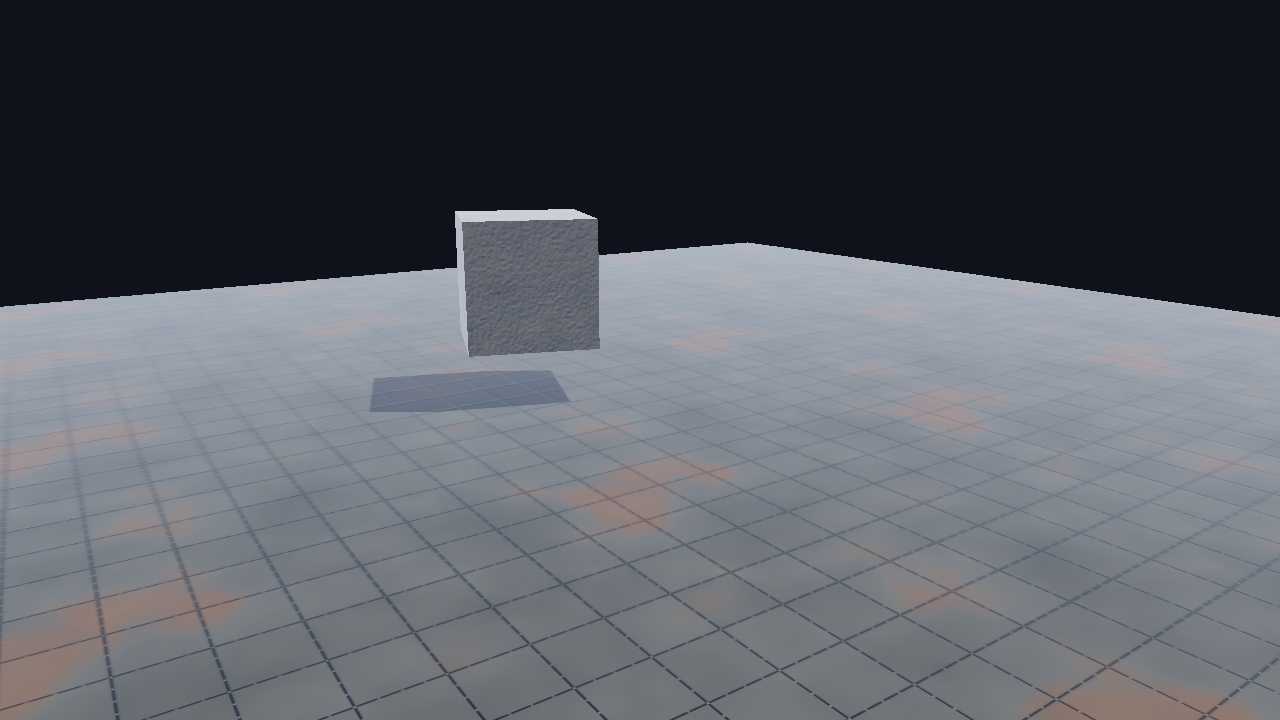
#> input picture specs/004-quality-renderer/evidence/t056/09-transmission-reference.png, 1280 x 720 px
$ python make_crops.py
#> lines starting #> are read from the running program, lines starting #| are printed output that depends on the picture
#!/usr/bin/env python3
"""Regenerate the T056 B-3..B-6 review crops from the committed frames.

Requires Pillow (12.3.0 on the authoring host, the same pin the content
toolchain records). The PNGs themselves are committed; this script only rebuilds
the 2x/4x nearest-neighbour comparisons so a reviewer can see the claim without
zooming the full frame. Run from the repository root:

    py -3 specs/004-quality-renderer/evidence/t056/tools/make_crops.py
"""
import os

from PIL import Image, ImageDraw

HERE = os.path.dirname(os.path.abspath(__file__))
EVID = os.path.abspath(os.path.join(HERE, ".."))
CROPS = os.path.join(EVID, "crops")


def labelled_pair(left, right, label_left, label_right, rect, scale, name):
#> called with left = '09-transmission-reference.png', right = '05-transmissive-environment.png', label_left = 'reference (no glass)', label_right = 'glass: thin-slab refraction', rect = (500, 120, 760, 450), scale = 2, name = 'glass-refraction-2x.png'
    a = Image.open(os.path.join(EVID, left)).convert("RGB").crop(rect)
    b = Image.open(os.path.join(EVID, right)).convert("RGB").crop(rect)
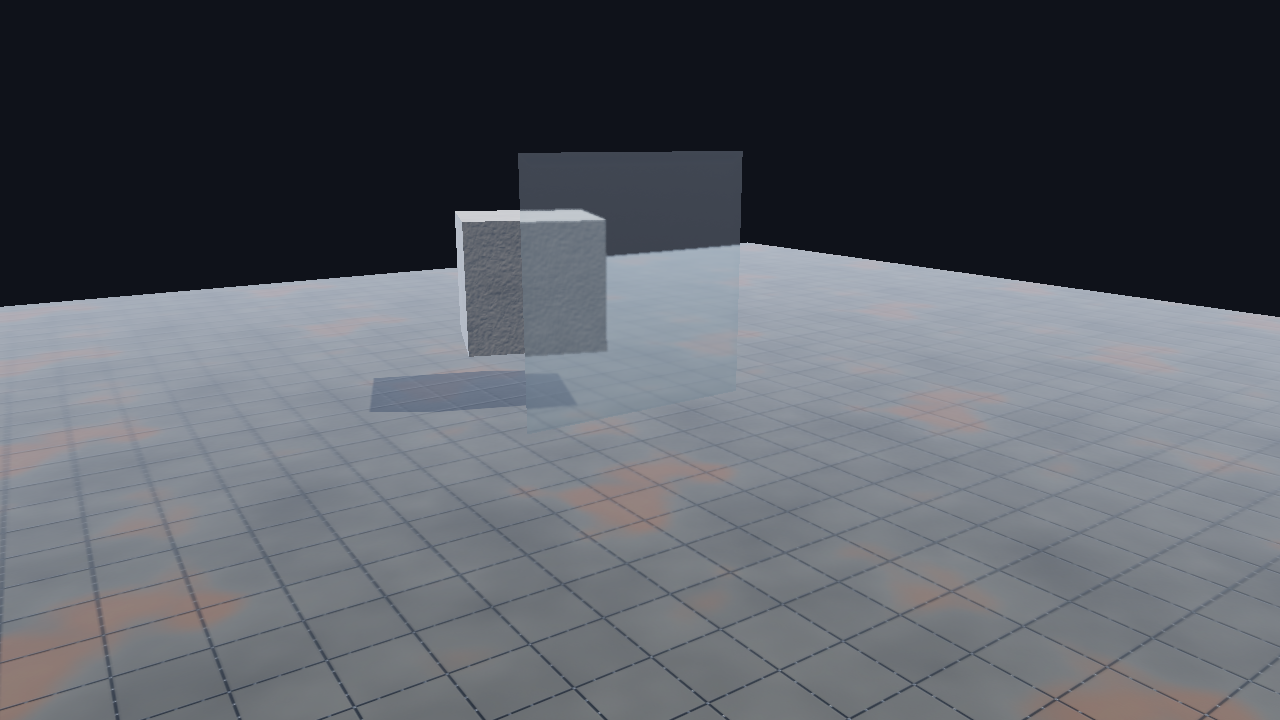
#> input picture specs/004-quality-renderer/evidence/t056/05-transmissive-environment.png, 1280 x 720 px
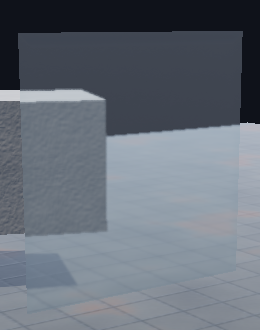
#> b: PIL image 260x330 RGB; mean R, G, B 102.9, 110.5, 121
    w, h = a.size
#> w = 260; h = 330
    a = a.resize((w * scale, h * scale), Image.NEAREST)
#> a: PIL image 520x660 RGB
    b = b.resize((w * scale, h * scale), Image.NEAREST)
#> b: PIL image 520x660 RGB
    bar = 22
    canvas = Image.new("RGB", (a.width + b.width + 8, a.height + bar),
                       (18, 18, 20))
    canvas.paste(a, (0, bar))
    canvas.paste(b, (a.width + 8, bar))
    draw = ImageDraw.Draw(canvas)
    draw.text((4, 5), label_left, fill=(220, 230, 240))
    draw.text((a.width + 12, 5), label_right, fill=(220, 230, 240))
    canvas.save(os.path.join(CROPS, name))
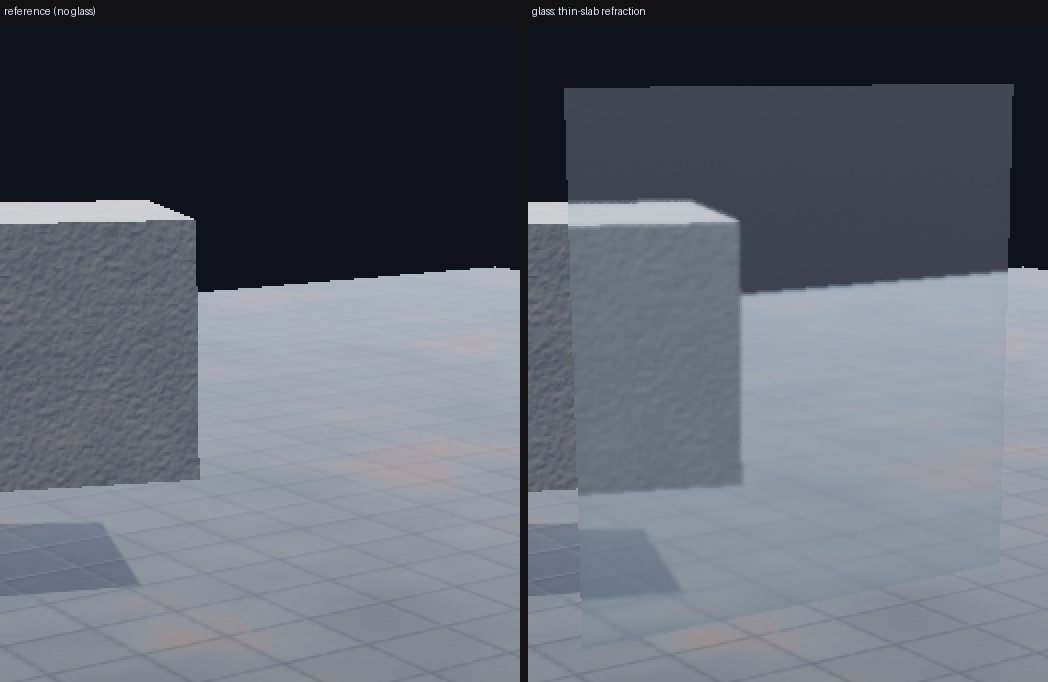
#> saved as glass-refraction-2x.png: PIL image 1048x682 RGB; mean R, G, B 95.4, 101.5, 111
    print("wrote", name, canvas.size)
#| wrote glass-refraction-2x.png (1048, 682)


def single(path, rect, scale, name, label):
    im = Image.open(os.path.join(EVID, path)).convert("RGB").crop(rect)
    w, h = im.size
    im = im.resize((w * scale, h * scale), Image.NEAREST)
    canvas = Image.new("RGB", (im.width, im.height + 20), (18, 18, 20))
    canvas.paste(im, (0, 20))
    ImageDraw.Draw(canvas).text((4, 4), label, fill=(220, 230, 240))
    canvas.save(os.path.join(CROPS, name))
    print("wrote", name, canvas.size)


def main():
    os.makedirs(CROPS, exist_ok=True)
    labelled_pair(
        "09-transmission-reference.png", "05-transmissive-environment.png",
        "reference (no glass)", "glass: thin-slab refraction",
        (500, 120, 760, 450), 2, "glass-refraction-2x.png")
    labelled_pair(
        "03-moving-frame-1.png", "04-moving-frame-8.png",
        "frame 1 (pose A)", "frame 8 (pose B)",
        (830, 140, 1030, 470), 2, "skinned-pose-2x.png")
#> call 2 of labelled_pair, with left = '03-moving-frame-1.png', right = '04-moving-frame-8.png', label_left = 'frame 1 (pose A)', label_right = 'frame 8 (pose B)', rect = (830, 140, 1030, 470), scale = 2, name = 'skinned-pose-2x.png'
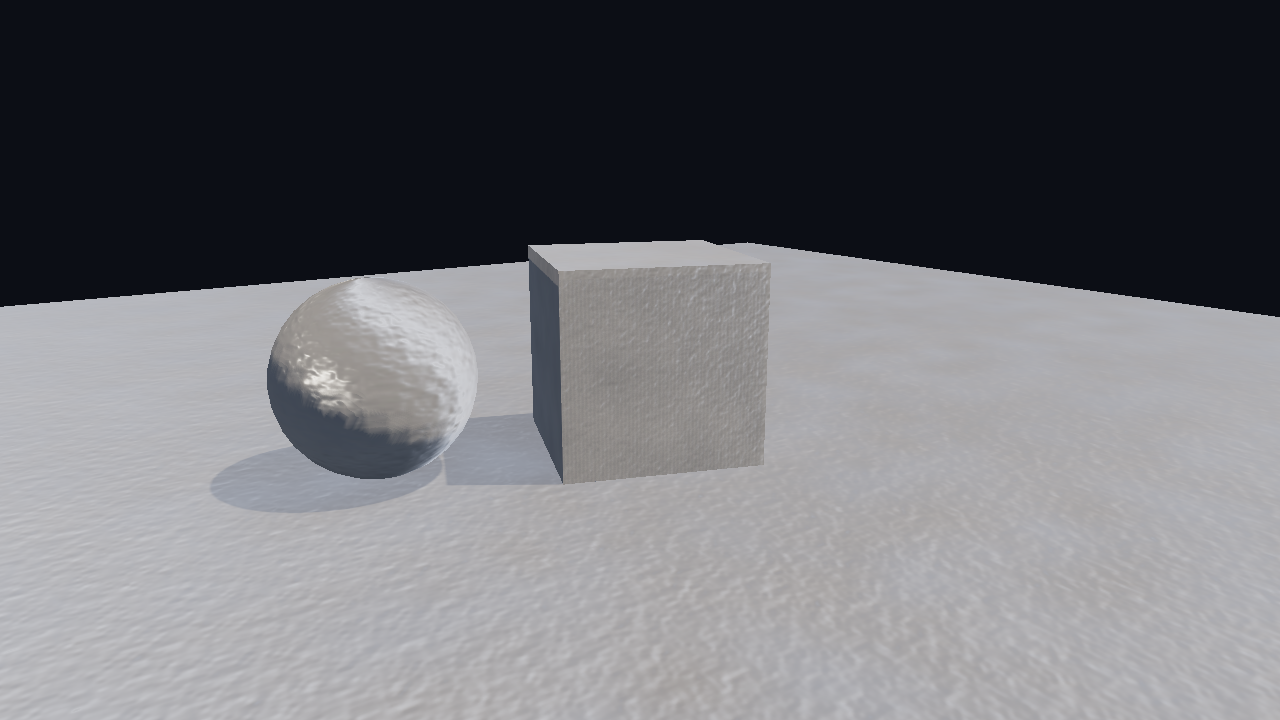
#> input picture specs/004-quality-renderer/evidence/t056/03-moving-frame-1.png, 1280 x 720 px
#> in labelled_pair (call 2), `a = Image.open(os.path.join(EVID, left)).convert("RGB").crop(rect)`:
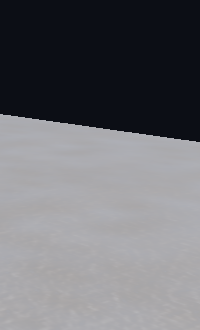
#> a: PIL image 200x330 RGB; mean R, G, B 109.3, 109.6, 114.2
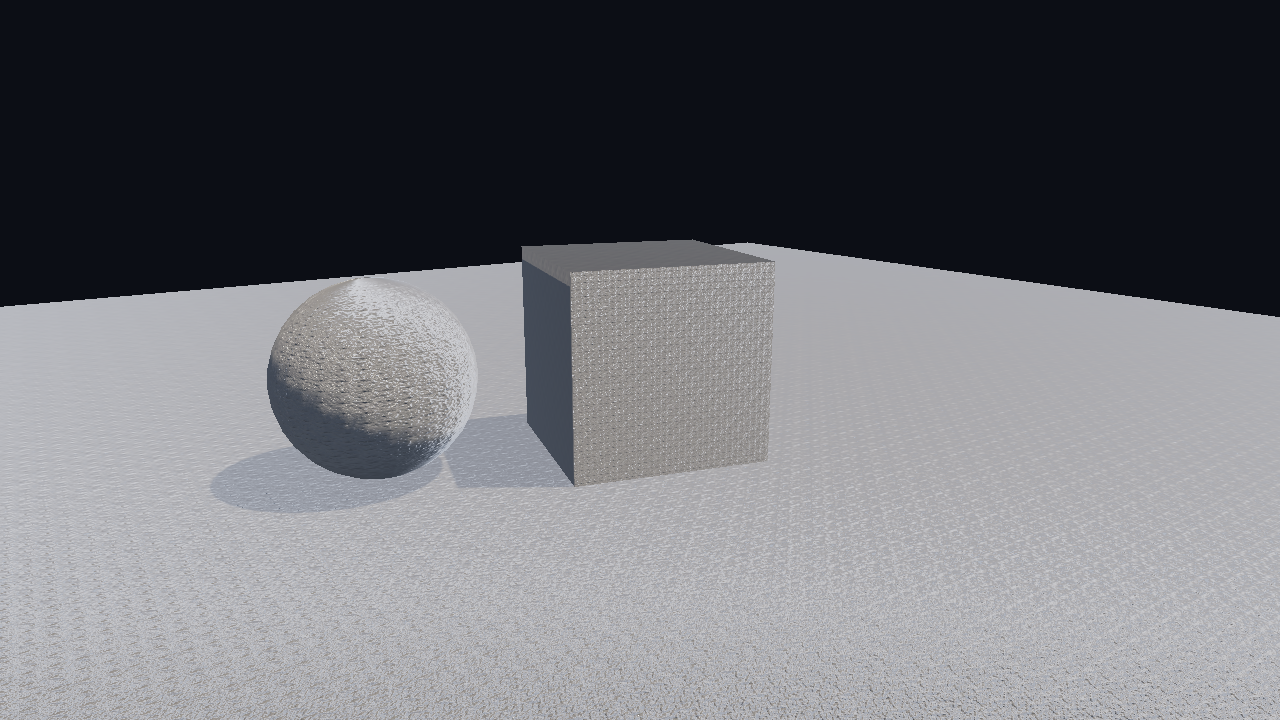
#> input picture specs/004-quality-renderer/evidence/t056/04-moving-frame-8.png, 1280 x 720 px
#> in labelled_pair (call 2), `canvas.save(os.path.join(CROPS, name))`:
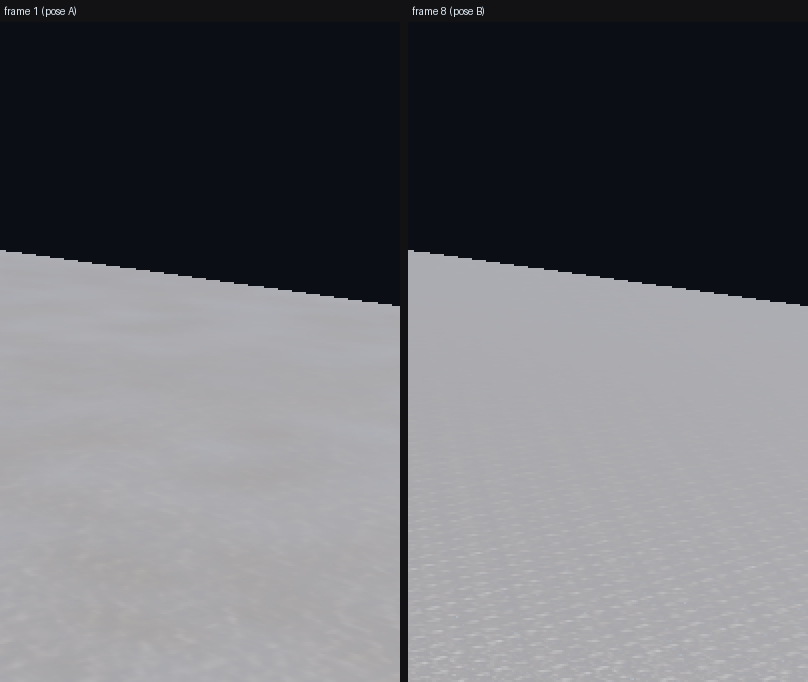
#> saved as skinned-pose-2x.png: PIL image 808x682 RGB; mean R, G, B 105.8, 106.2, 111
#| wrote skinned-pose-2x.png (808, 682)
    labelled_pair(
        "10-emissive-sdr-reference.png", "11-emissive-hdr-rolloff.png",
        "SDR, emissiveScale 1", "HDR, emissiveScale 2 (ACES rolloff)",
        (380, 180, 630, 420), 2, "emissive-hdr-rolloff-2x.png")
    single("08-hud-overlay-display.png", (16, 660, 256, 706), 4,
           "hud-texel-4x.png",
           "HUD at 1280x720 display after 960x540 scene upscale: 2 px border")


if __name__ == "__main__":
#> (the run stopped early here; a loop or call above may not have finished)
